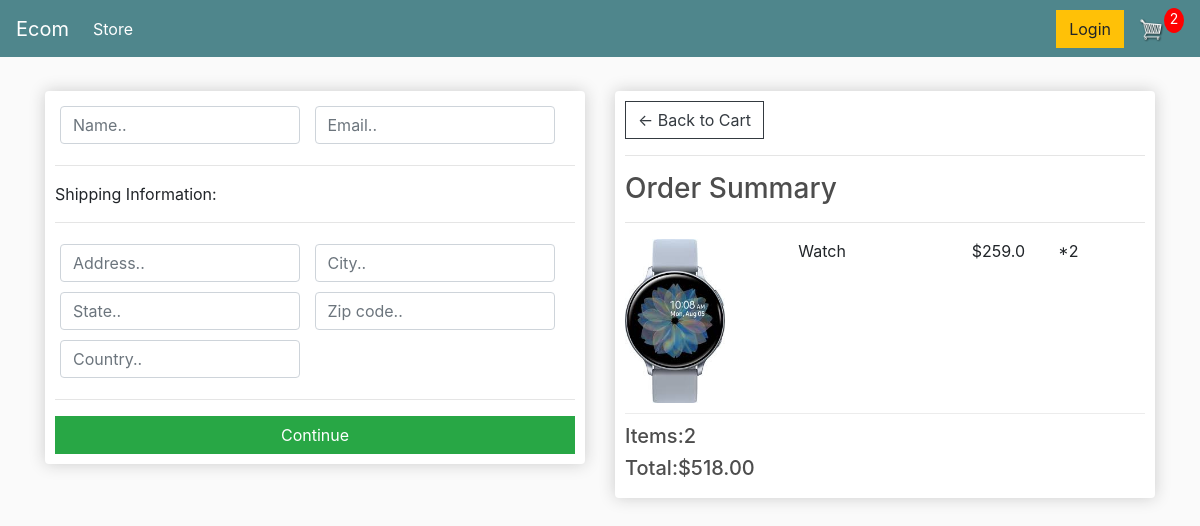
Screenshot of /checkout/ (signed in) with the database file from the repository.
### store/models.py (models this page shows, shortened)
class OrderItem(models.Model):
	product=models.ForeignKey(Product,on_delete=models.SET_NULL,blank=True,null=True)
	order=models.ForeignKey(Order,on_delete=models.SET_NULL,blank=True,null=True)
	quantity=models.IntegerField(default=0,null=True,blank=True)
	date_added=models.DateTimeField(auto_now_add=True)
	@property
	def get_total(self):
		total=self.product.price*self.quantity
		return total

class Product(models.Model):
    name=models.CharField(max_length=200,null=True)
    price=models.FloatField()
    digital=models.BooleanField(default=False,null=True,blank=False)
    image=models.ImageField(null=True,blank=True)
    @property
    def imageURL(self):
    	try:
    		url=self.image.url
    	except:
    		url= ''
    	return url

class Order(models.Model):
    customer=models.ForeignKey(Customer,on_delete=models.SET_NULL,blank=True,null=True)
    date_ordered=models.DateTimeField(auto_now_add=True)
    complete=models.BooleanField(default=False,null=True,blank=False)
    transaction_id=models.CharField(max_length=200,null=True)
    @property
    def shipping(self):
    	shipping=False
    	orderitems=self.orderitem_set.all()
    	for i in orderitems:
    		if i.product.digital ==False:
    			shipping=True
    	return shipping
    @property
    def get_cart_total(self):
        orderitems=self.orderitem_set.all()
        total=sum([item.get_total for item in orderitems])
        return total
    @property
    def get_cart_items(self):
        orderitems=self.orderitem_set.all()
        total=sum([item.quantity for item in orderitems])
        return total

### store/views.py (the view)
# urls.py: path('checkout/',views.checkout,name="checkout"),
@csrf_exempt
def checkout(request):
	if request.user.is_authenticated:
		customer=request.user.customer
		order,created=Order.objects.get_or_create(customer=customer,complete=False)
		items=order.orderitem_set.all()
		cartItems=order.get_cart_items
	else:
		items=[]
		order={'get_cart_total':0,'get_cart_items':0,'shipping':False}   #INITIAL ALLOCATION OF TOTAL AND ITEMS TO '0'
		cartItems=order['get_cart_items']
	context={'items':items,'order':order,'cartItems':cartItems}
	return render(request,'store/checkout.html',context)

### store/templates/store/checkout.html (shortened to what this page needs)
{% extends 'store/main.html' %}
{% load static %}
{% block content %}
<div class="row">
	<div class="col-lg-6">
		<div class="box-element" id="form-wrapper">
			<form id="form">
				<div id="user-info">
					<div class="form-field">
						<input required class="form-control" type="text" name="name" placeholder="Name..">
					</div>
					<div class="form-field">
						<input required class="form-control" type="email" name="email" placeholder="Email..">
					</div>
				</div>
				<div id="shipping-info">
					<hr>
					<p>Shipping Information:</p>
					<hr>
					<div class="form-field">
						<input class="form-control" type="text" name="address" placeholder="Address..">
					</div>
					<div class="form-field">
						<input class="form-control" type="text" name="city" placeholder="City..">
					</div>
					<div class="form-field">
						<input class="form-control" type="text" name="state" placeholder="State..">
					</div>
					<div class="form-field">
						<input class="form-control" type="text" name="zipcode" placeholder="Zip code..">
					</div>
					<div class="form-field">
						<input class="form-control" type="text" name="country" placeholder="Country..">
					</div>
				</div>
				<hr>
				<input id="form-button" class="btn btn-success btn-block" type="submit" value="Continue">
			</form>
		</div>
		<br>
	</div>
	<div class="col-lg-6">
		<div class="box-element">
			<a class="btn btn-outline-dark" href="{% url 'cart' %}">&#x2190; Back to Cart</a>
			<hr>
			<h3>Order Summary</h3>
			<hr>
			{% for item in items %}
			<div class="cart-row">
				<div style="flex:2"><img class="row-image" src="{{item.product.imageURL}}"></div>
				<div style="flex:2"><p>{{item.product.name}}</p></div>
				<div style="flex:1"><p>${{item.product.price}}</p></div>
				<div style="flex:1"><p>*{{item.quantity}}</p></div>
			</div>
			{% endfor %}
				<h5>Items:{{order.get_cart_items}}</h5>
				<h5>Total:${{order.get_cart_total|floatformat:2}}</h5>
		</div>
	</div>
</div>
{% endblock content %}

### static/css/main.css (style rules this page uses)
body { background-color: hsl(0, 0%, 98%); }
h1,h2,h3,h4,h5,h6 { color:hsl(0, 0%, 30%); }
.box-element { box-shadow:hsl(0, 0%, 80%) 0 0 16px; background-color: #fff; border-radius: 4px; padding: 10px; }
.col-lg-4, .col-lg-6, .col-lg-8, .col-lg-12 { margin-top: 10px; }
.btn { border-radius: 0; }
.row-image { width: 100px; }
.form-field { width:250px; display: inline-block; padding: 5px; }
.cart-row { display: flex; align-items: flex-stretch; padding-bottom: 10px; margin-bottom: 10px; border-bottom: 1px solid #ececec; }

### rows the page displays
OrderItem: product.imageURL (picture), product.name "Watch", product.price "259.0", quantity "2"
Order: get_cart_items "2", get_cart_total "518.00"

### other values shown
{{ cartItems }} "2"
